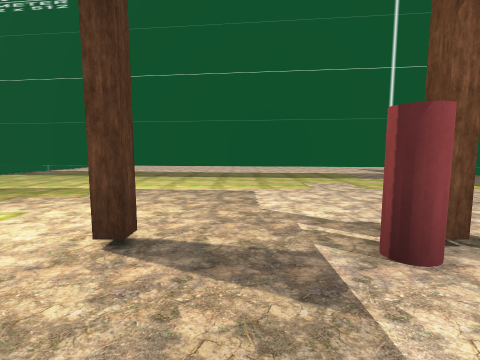
View 1 (above)

17 first-person views from a walk through a scene from a Unity 3-D project. The camera is 1.4 m above the floor, tilts 6° down and sees 85° across. The floor is counted in squares, 2 m on a side. Each view is taken from the middle of a square. On the plan, view 1 faces up. The plan holds only what a view shows up to about 9 squares ahead; the rest is blank. The place goes on beyond the plan. The player character is not drawn. Door leaves are left out, so doorways stand open. Some surface patterns are stand-ins.

View 2
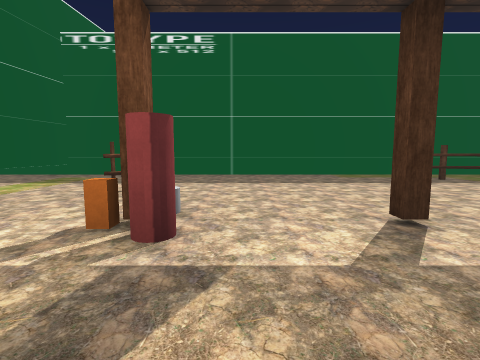

View 3
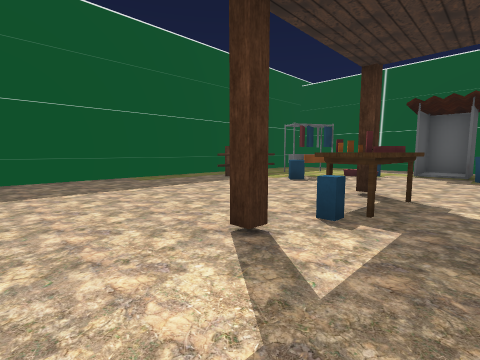

View 4
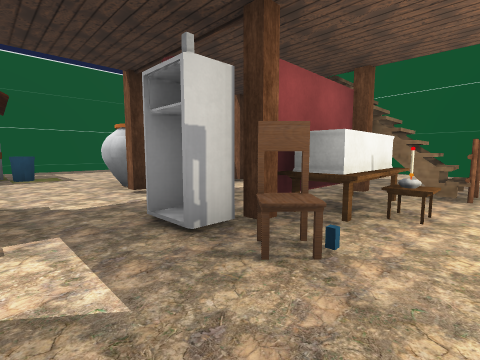

View 5
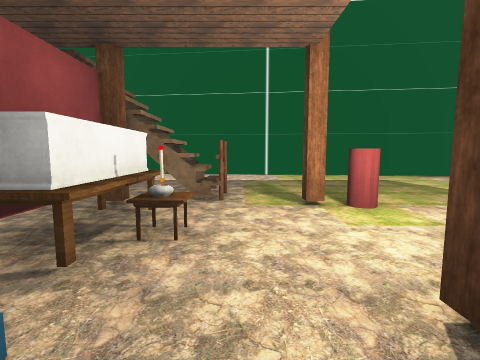

View 6
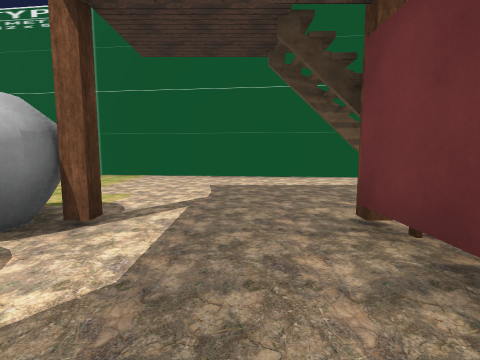

View 7
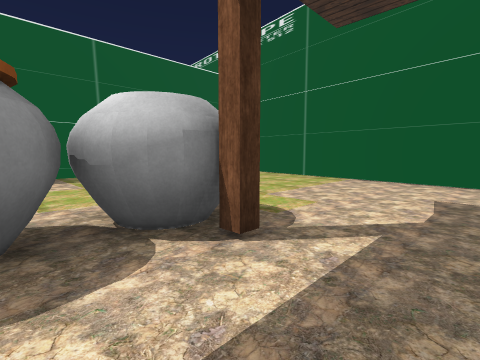

View 8
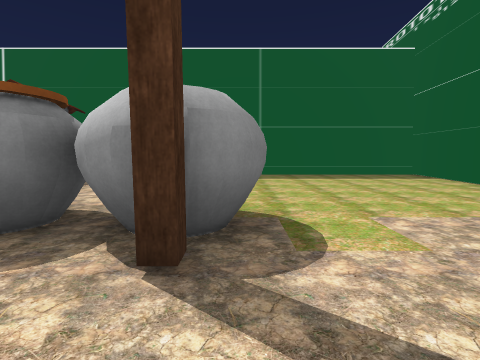

View 9
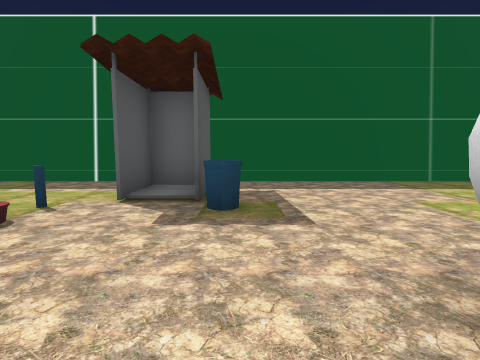

View 10
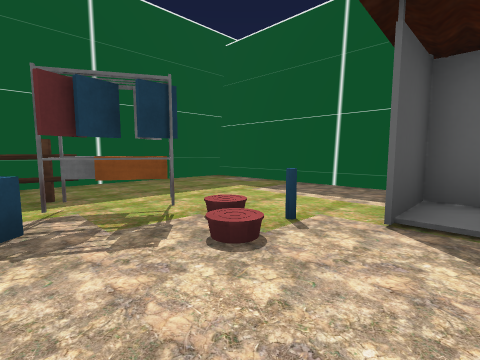

View 11
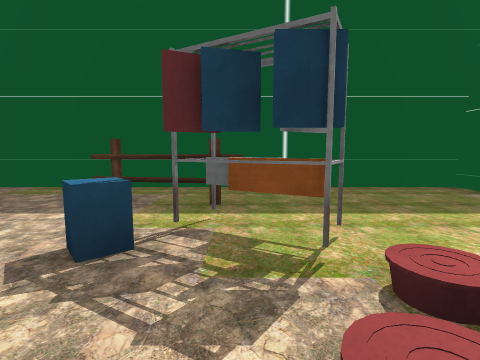

View 12
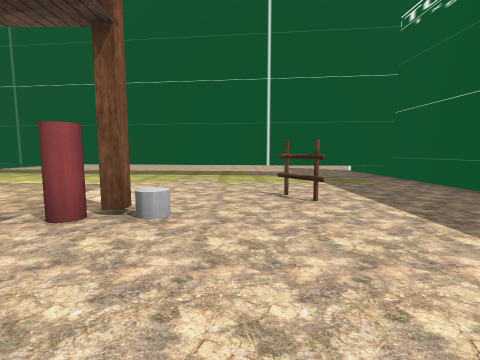

View 13
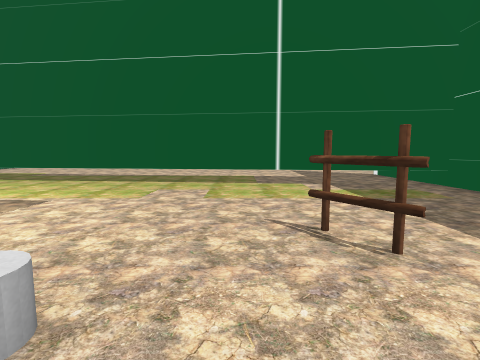

View 14
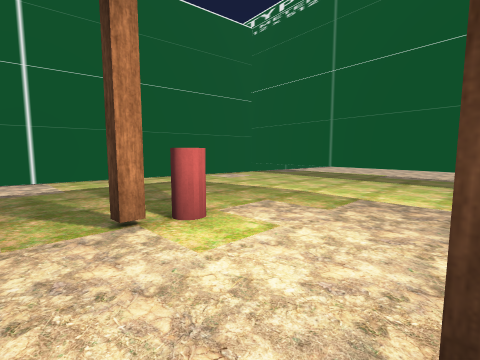

View 15
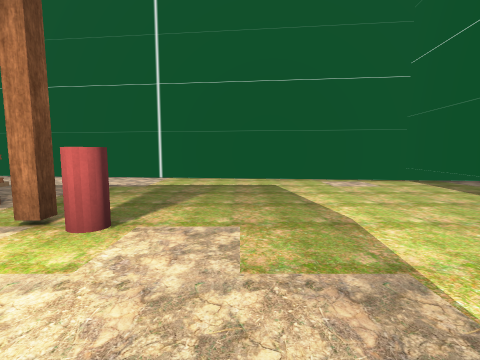

View 16
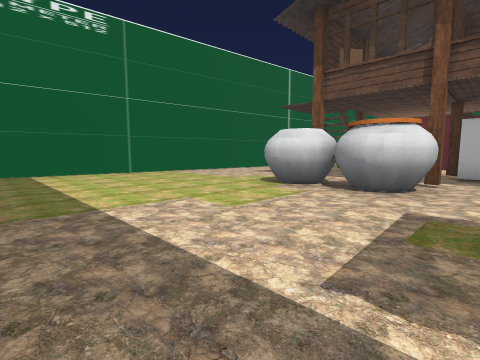

View 17
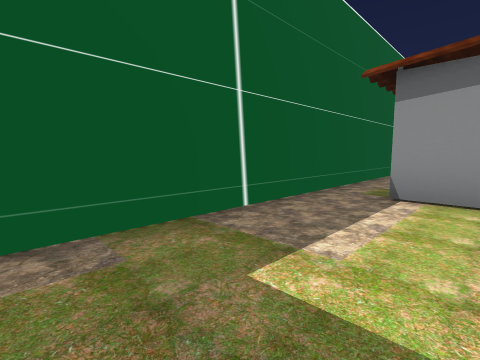

### Floor plan
Points are (right, up) in squares from view 1. A wall is a line through its corners. A room is listed if a view was taken in it or the views show most of it. See-through windows are left out.
Room 1 (views 1, 2, 3, 4, 5, 6, 7, 8, 9, 10, 11, 12, 13, 14, 15, 16, 17)
walls: (-2.4, -0.9) (-3.5, -0.9); (1.7, -8.1) (1.7, -9.2); (0.6, -9) (1.7, -9) (1.7, -7.6); (0.6, -9.2) (0.6, -7.6); (7.4, 6.4) (-7.5, 8.1); (-7.4, 8.5) (-9.5, -10.4) (7.3, -10.4) (7.3, 7.5)
low walls: (-3.1, -0.8) (-2.5, -0.8); (3.9, -5.3) (3.6, -5) (3.9, -4.7)
ways out: open door at (1, -8)
objects: other object (-4, -5) to (-3, -4); other object (-4, 0); fence (-4, 1); other object (-3, 0); red cylinder (-3, 3); other object (-2, -5) to (-1, -4); coffin (-2, -1); other object (-2, 0); other object (-2, 1); fridge (-1, -1); chair (-1, 0); other object (-1, 2); other object (0, -7); other object (0, 2); other object (1, -3); other object (1, -2); red cylinder (1, 2); grey cylinder (2, 2); other object (4, -7) to (4, -6); fence (4, 3); fence (5, -6) to (6, -4)

Positions as (right, up) in squares from view 1, and headings:
1: (0, 0), facing up
2: (-1, 1), facing right
3: (0, 1), facing down-right
4: (1, 1), facing down-left
5: (0, 1), facing left
6: (-1, -2), facing left
7: (-2, -2), facing down-left
8: (-4, -2), facing down
9: (0, -4), facing down
10: (1, -5), facing down-right
11: (2, -6), facing right
12: (3, -1), facing up
13: (3, 1), facing up
14: (-1, 1), facing up-left
15: (-1, 4), facing left
16: (0, -10), facing up-left
17: (6, -8), facing down-left
